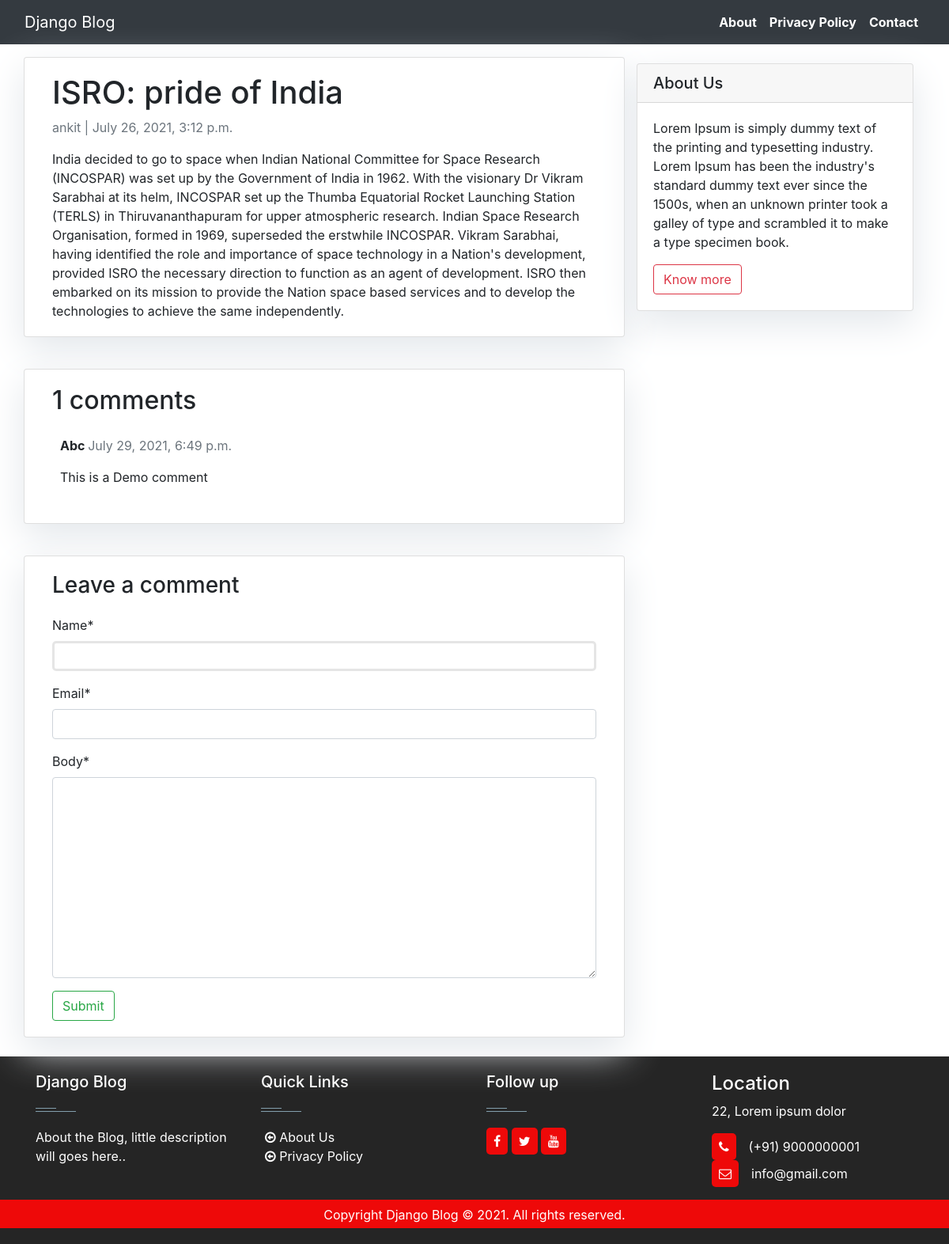
Screenshot of /Second_post/ with the database file from the repository.
### blog/models.py (models this page shows, shortened)
class Post(models.Model):
    title = models.CharField(max_length=200,unique=True)
    slug=models.SlugField(max_length=200, unique=True)
    author=models.ForeignKey(User, on_delete=models.CASCADE, related_name='blog_posts')
    updated_on=models.DateTimeField(auto_now=True)
    content=models.TextField()
    created_on=models.DateTimeField(auto_now_add=True)
    status=models.IntegerField(choices=STATUS, default=0)
    class Meta:
        ordering = ['-created_on']

class Comment(models.Model):
    post=models.ForeignKey(Post, on_delete=models.CASCADE, related_name='comments')
    name=models.CharField(max_length=80)
    email=models.EmailField()
    body=models.TextField()
    created_on=models.DateTimeField(auto_now_add=True)
    active=models.BooleanField(default=False)
    class Meta:
        ordering=['created_on']

### blog/views.py (the view)
# urls.py: path('<slug:slug>/', views.post_detail, name="post_detail"),
def post_detail(request, slug):
    template_name = "post_detail.html"
    post = get_object_or_404(Post, slug=slug)
    comments = post.comments.filter(active=True).order_by("-created_on")
    new_comment = None
    if request.method == "POST":
        comment_form = CommentForm(data=request.POST)
        if comment_form.is_valid():
            new_comment = comment_form.save(commit=False)
            new_comment.post = post
            new_comment.save()
    else:
        comment_form = CommentForm()
    return render(
        request,
        template_name,
        {
            "post": post,
            "comments": comments,
            "new_comment": new_comment,
            "comment_form": comment_form,
        },
    )

### blog/forms.py
class CommentForm(forms.ModelForm):
    class Meta:
        model=Comment
        fields=('name','email','body')

### templates/post_detail.html (shortened to what this page needs)
{% extends 'base.html' %} {% block content %}
{% load crispy_forms_tags %}
<div class="container">
  <div class="row">
    <div class="col-md-8 card mb-4  mt-3 left  top">
      <div class="card-body">
        <h1>{% block title %} {{ post.title }} {% endblock title %}</h1>
        <p class=" text-muted">{{ post.author }} | {{ post.created_on }}</p>
        <p class="card-text ">{{ post.content | safe }}</p>
      </div>
    </div>
    {% block sidebar %} {% include 'sidebar.html' %} {% endblock sidebar %}
    <div class="col-md-8 card mb-4  mt-3 ">
      <div class="card-body">
        {% with comments.count as total_comments %}
        <h2>{{ total_comments }} comments</h2>
          {% endwith %} {% for comment in comments %}
        <div class="comments" style="padding: 10px;">
          <p class="font-weight-bold">
            {{ comment.name }}
            <span class=" text-muted font-weight-normal">
              {{ comment.created_on }}
            </span>
          </p>
          {{ comment.body | linebreaks }}
        </div>
        {% endfor %}
      </div>
    </div>
    <div class="col-md-8 card mb-4  mt-3 ">
      <div class="card-body">
        {% if new_comment %}
        <div class="alert alert-success" role="alert">
          Your comment is awaiting moderation
        </div>
        {% else %}
        <h3>Leave a comment</h3>
        <form method="post" style="margin-top: 1.3em;">
          {{ comment_form | crispy }}
          <button type="submit" class="btn btn-outline-success">Submit</button>
        </form>
        {% endif %}
      </div>
    </div>
  </div>
</div>
{% endblock content %}

### static/css/base.css (style rules this page uses)
body { font-family: "Roboto", sans-serif; font-size: 17px; background-color: #fdfdfd; }
.card { box-shadow: 0 16px 48px #E3E7EB; }
.btn { background-color: #ff8d1e; color:#fff; }
input[type="text"] { background: rgba(255,255,255,0.075); padding: 10px 15px; color: #aaa; border: 3px solid rgba(0,0,0,0.1); font-size: 14px; margin-bottom: 16px; border-radius: 5px; transition: all 0.2s cubic-bezier(0.4,0,0.2,1); transition-delay: 0.2s; text-align: center; width: 100%; }

### templates/sidebar.html (style rules this page uses)
.card { box-shadow: 0 16px 48px #E3E7EB; }

### rows the page displays
Post: title "ISRO: pride of India", author "ankit", created_on "July 26, 2021, 3:12 p.m.", content "India decided to go to space when Indian National Committee for Space Research (INCOSPAR) was set up by the Government of India in 1962. With the visionary Dr Vikram Sarabhai at its helm, INCOSPAR set up the Thumba Equatorial Rocket Launching Station (TERLS) in Thiruvananthapuram for upper atmospheric research. Indian Space Research Organisation, formed in 1969, superseded the erstwhile INCOSPAR. Vikram Sarabhai, having identified the role and importance of space technology in a Nation's development, provided ISRO the necessary direction to function as an agent of development. ISRO then embarked on its mission to provide the Nation space based services and to develop the technologies to…"
Comment: name "Abc", created_on "July 29, 2021, 6:49 p.m.", body "This is a Demo comment"

### other values shown
{{ total_comments }} "1"
